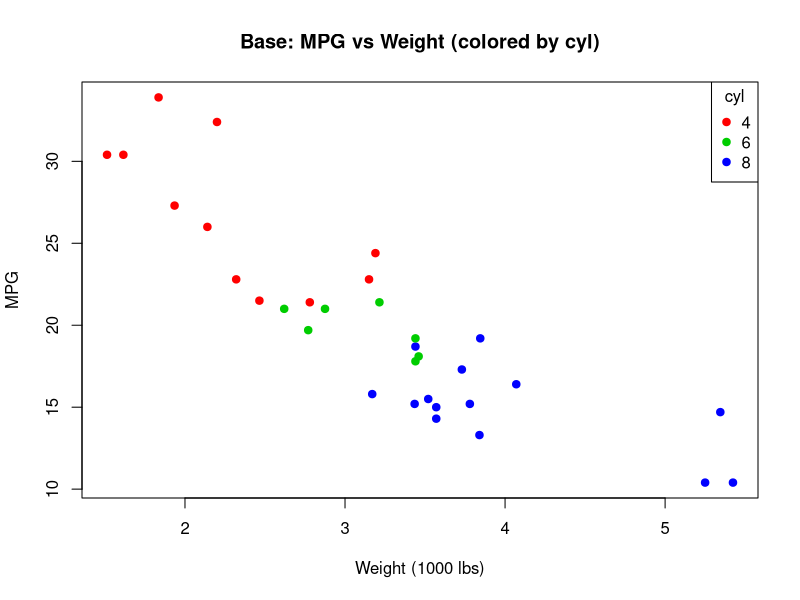
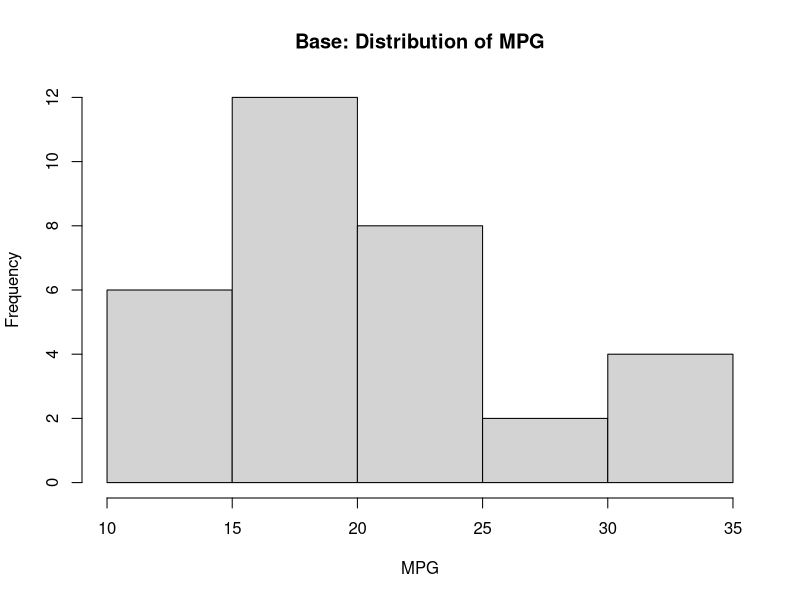
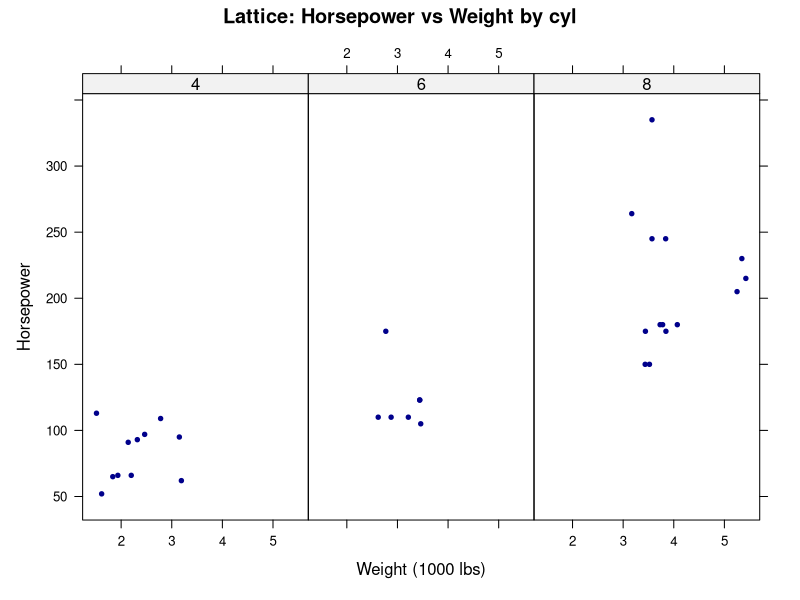
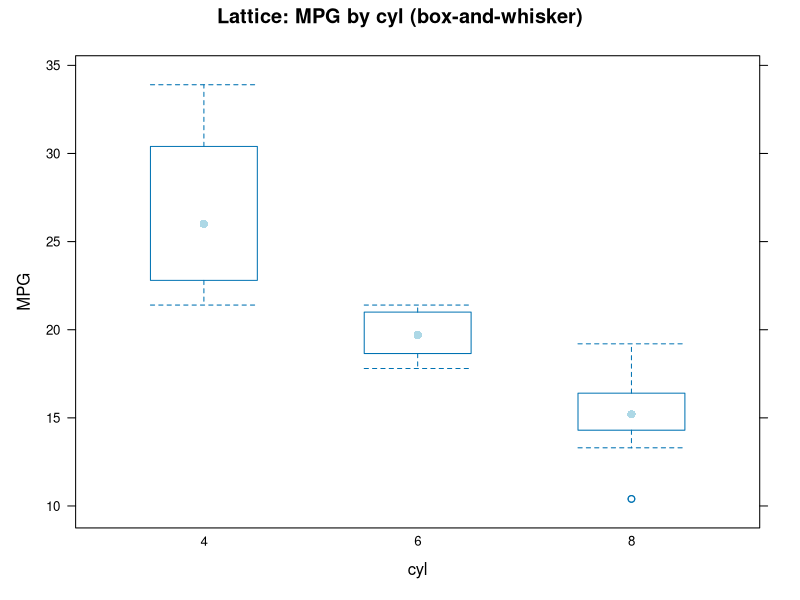
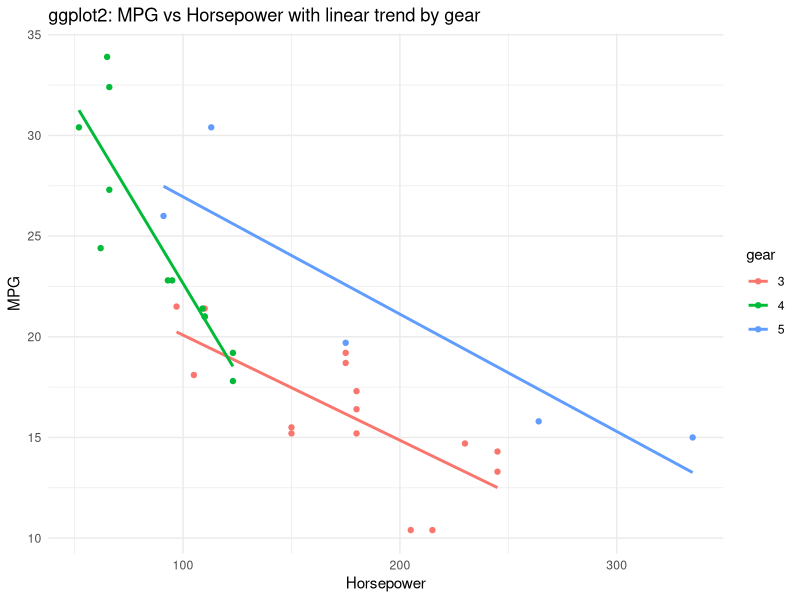

Here is the R script that generated these plots, in order:
# assignment9.R
# setup
library(lattice)
library(ggplot2)

# load data
data("mtcars", package = "datasets")
cat("head(mtcars):\n"); print(head(mtcars))
cat("\nstr(mtcars):\n"); str(mtcars)

# create output folder
# out_dir <- "assignment9_mtcars_plots"
# if (!dir.exists(out_dir)) dir.create(out_dir)

# Scatter mpg vs wt colored by cylinder
cols <- c("red","green3","blue")[as.factor(mtcars$cyl)]
plot(mtcars$wt, mtcars$mpg,
     col = cols, pch = 19,
     xlab = "Weight (1000 lbs)",
     ylab = "MPG",
     main = "Base: MPG vs Weight (colored by cyl)")
legend("topright", legend = sort(unique(mtcars$cyl)),
       col = c("red","green3","blue"), pch = 19, title = "cyl")

# histogram of mpg
hist(mtcars$mpg,
     breaks = 8,
     main = "Base: Distribution of MPG",
     xlab = "MPG")

# Lattice: horsepower vs weight conditioned by cyl
# use print() so it shows when sourcing the script
lp <- xyplot(hp ~ wt | factor(cyl),
             data = mtcars,
             layout = c(3,1),
             main = "Lattice: Horsepower vs Weight by cyl",
             xlab = "Weight (1000 lbs)",
             ylab = "Horsepower",
             pch = 20, col = "darkblue")
print(lp)

# Lattice: box-and-whisker plot of mpg by cyl
bw <- bwplot(mpg ~ factor(cyl),
             data = mtcars,
             main = "Lattice: MPG by cyl (box-and-whisker)",
             xlab = "cyl",
             ylab = "MPG",
             col = "lightblue")
print(bw)

# ggplot2: mpg vs hp with smoothing by gear
p <- ggplot(mtcars, aes(x = hp, y = mpg, color = factor(gear))) +
  geom_point() +
  geom_smooth(method = "lm", se = FALSE) +
  labs(title = "ggplot2: MPG vs Horsepower with linear trend by gear",
       x = "Horsepower",
       y = "MPG",
       color = "gear") +
  theme_minimal()
print(p)

